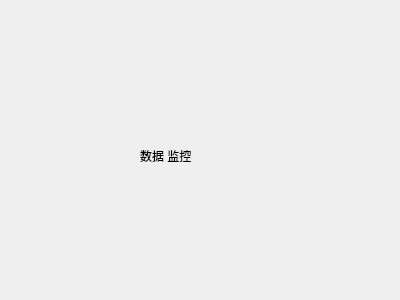
<?xml version="1.0" encoding="UTF-8"?>
<ui version="4.0">
 <class>dataMonitorWidget</class>
 <widget class="QWidget" name="dataMonitorWidget">
  <property name="geometry">
   <rect>
    <x>0</x>
    <y>0</y>
    <width>400</width>
    <height>300</height>
   </rect>
  </property>
  <property name="windowTitle">
   <string>Form</string>
  </property>
  <widget class="QLabel" name="label">
   <property name="geometry">
    <rect>
     <x>140</x>
     <y>150</y>
     <width>54</width>
     <height>12</height>
    </rect>
   </property>
   <property name="text">
    <string>数据 监控</string>
   </property>
  </widget>
 </widget>
 <resources/>
 <connections/>
</ui>
